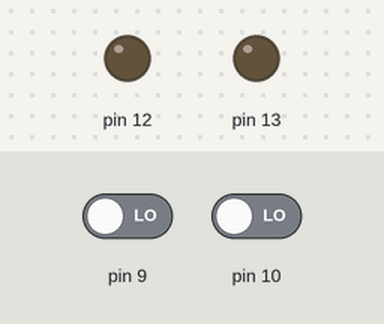
Recording of a sketch running on a simulated Arduino Uno, built with avr-gcc and run on an emulated ATmega328P. Parts: output pins drawn as LEDs (lit = HIGH). The inputs (shaded band) are chosen by the test bench; at power-on: pin 9 LOW, pin 10 LOW.

Above: at 1.2 s.
1.3 s: pin 9 driven HIGH
At 2.3 s:
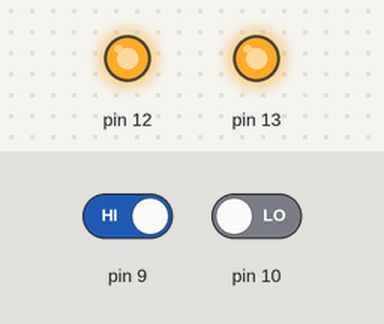
2.8 s: pin 9 driven LOW
At 3.4 s:
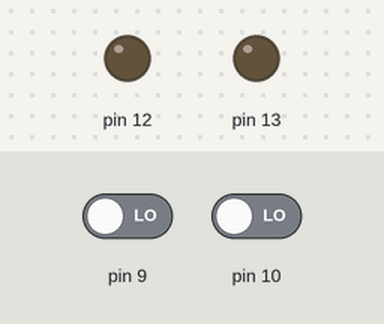
4.3 s: pin 10 driven HIGH
At 4.6 s:
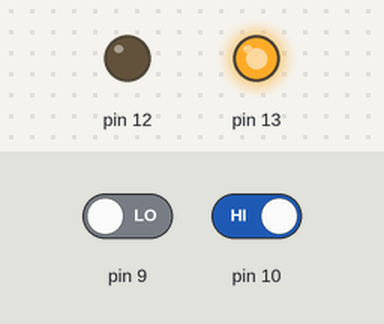
5.8 s: pin 10 driven LOW
At 6.9 s:
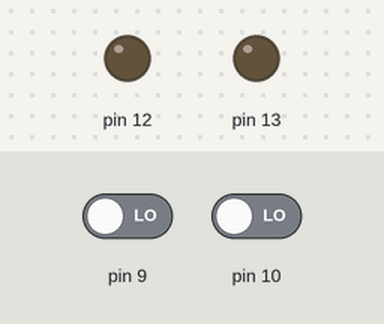
Timing chart, 0 to 8.3 s (numbered marks = the images above; inputs shaded):
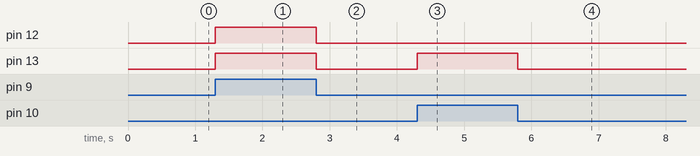

Measured:
- after the input at 1.3 s, pin 12, pin 13: LOW → HIGH at once
- after the input at 2.8 s, pin 12, pin 13: HIGH → LOW at once
- after the input at 4.3 s, pin 13: LOW → HIGH at once
- after the input at 5.8 s, pin 13: HIGH → LOW at once

The sketch:

HalfSubtractor.ino
```cpp
int A,B;
void setup() {
pinMode(13,OUTPUT);
pinMode(12,OUTPUT);
pinMode(10,INPUT);
pinMode(9,INPUT);
}
 void loop() {
 A = digitalRead(10);
 B = digitalRead (9);
 int DIF,BOR;
 DIF= A^B;
 BOR= (!A)&B;
 digitalWrite(13,DIF);
 digitalWrite(12,BOR);
}
```
